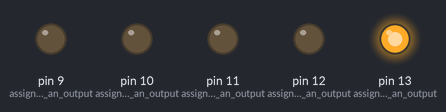
This sketch was run on a simulated Arduino Uno, built with avr-gcc and run on an emulated ATmega328P. On the bench: output pins drawn as LEDs (lit = HIGH).

Above: at 0.5 s.
At 2.5 s:
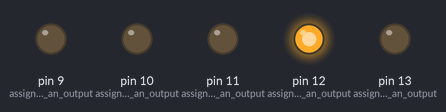
At 4.5 s:
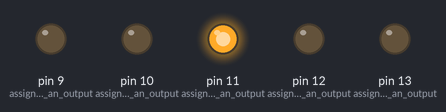
At 8.5 s:
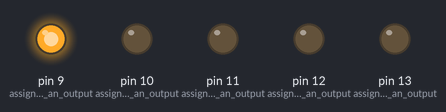
At 10.5 s:
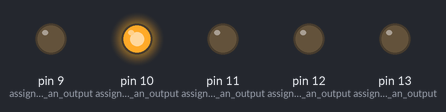
At 19.5 s:
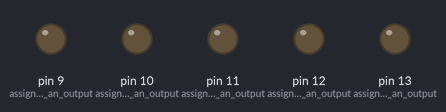
Timing chart, 0 to 20.8 s (numbered marks = the images above):
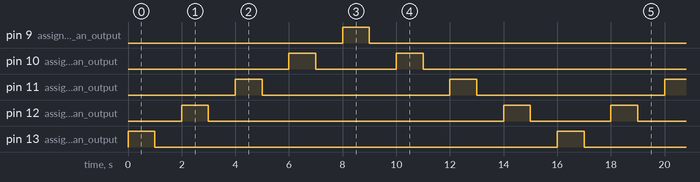

Measured:
- by itself, pin 9 (assigns_pin_as_an_output), pin 13 (assigns_pin_as_an_output): alternates HIGH for 1.0 s and LOW for 15.0 s
- by itself, pin 10 (assigns_pin_as_an_output): repeats every 16.0 s: LOW 3.0 s, HIGH 1.0 s, LOW 11.0 s, HIGH 1.0 s
- by itself, pin 11 (assigns_pin_as_an_output): alternates HIGH for 1.0 s and LOW for 7.0 s
- by itself, pin 12 (assigns_pin_as_an_output): repeats every 16.0 s: LOW 11.0 s, HIGH 1.0 s, LOW 3.0 s, HIGH 1.0 s

The sketch:

Light_Chaser__3_.ino
```cpp
//Goal: Turning LEDS on in sequence then returning.
//Theme: digitalWrite HIGH then LOW

void setup() {

  pinMode(13, OUTPUT);//assigns pin as an output
  pinMode(12, OUTPUT);//assigns pin as an output
  pinMode(11, OUTPUT);//assigns pin as an output
  pinMode(10, OUTPUT);//assigns pin as an output
  pinMode(9, OUTPUT);//assigns pin as an output
}

void loop() {
digitalWrite(13,HIGH);//turns the led on
delay(1000);//waits 1 second
digitalWrite(13,LOW); //turns the led off
delay(1000);//waits 1 second

digitalWrite(12,HIGH); //turns the led on
delay(1000);//waits 1 second
digitalWrite(12,LOW); //turns the led off
delay(1000);//waits 1 second

digitalWrite(11,HIGH); //turns the led on
delay(1000);//waits 1 second
digitalWrite(11,LOW); //turns the led off
delay(1000);//waits 1 second

digitalWrite(10,HIGH); //turns the led on
delay(1000);//waits 1 second
digitalWrite(10,LOW); //turns the led off
delay(1000);//waits 1 second

digitalWrite(9,HIGH); //turns the led on
delay(1000);//waits 1 second
digitalWrite(9,LOW); //turns the led off
delay(1000);//waits 1 second

digitalWrite(10,HIGH); //turns the led on
delay(1000);//waits 1 second
digitalWrite(10,LOW); //turns the led off
delay(1000);//waits 1 second

digitalWrite(11,HIGH); //turns the led on
delay(1000);//waits 1 second
digitalWrite(11,LOW); //turns the led off
delay(1000);//waits 1 second

digitalWrite(12,HIGH); //turns the led on
delay(1000);//waits 1 second
digitalWrite(12,LOW); //turns the led off
delay(1000);//waits 1 second

}
```
